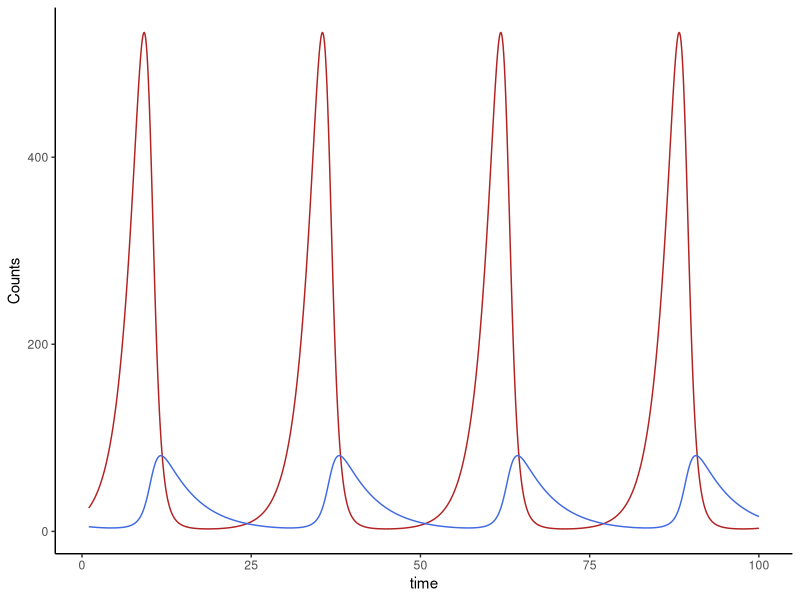
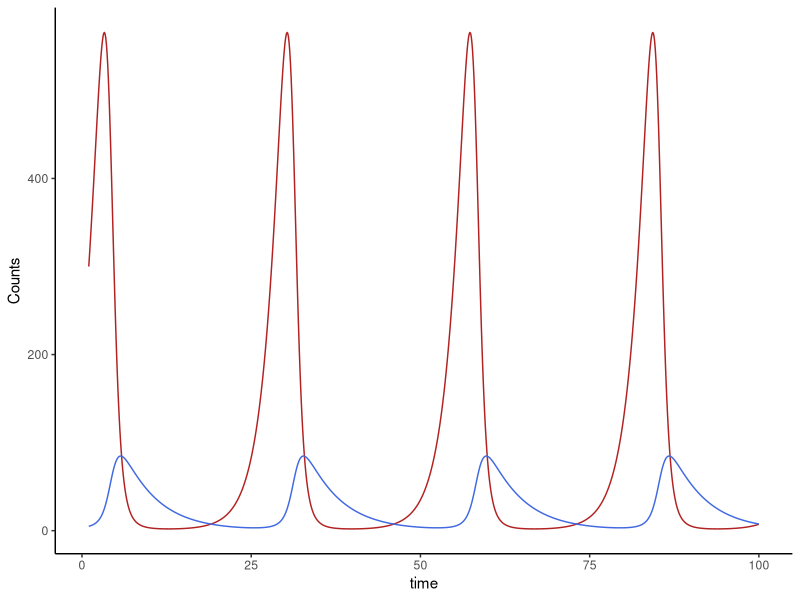
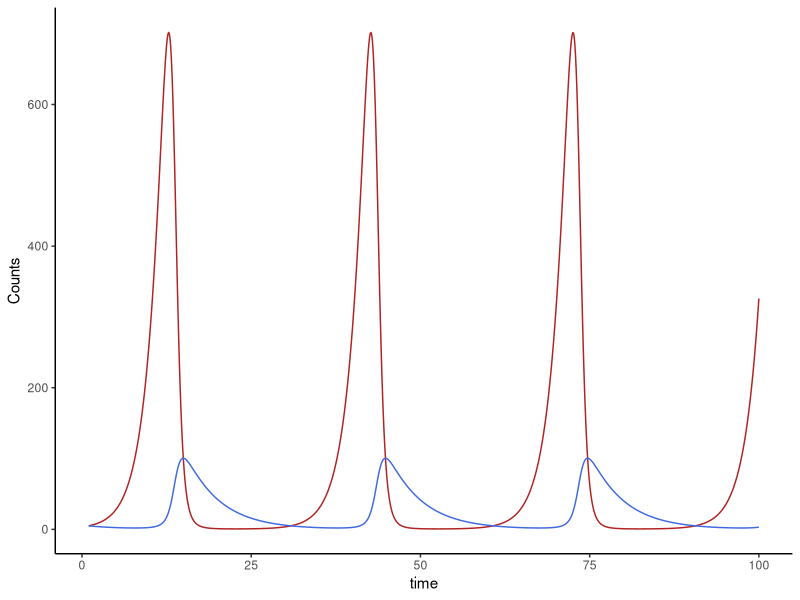
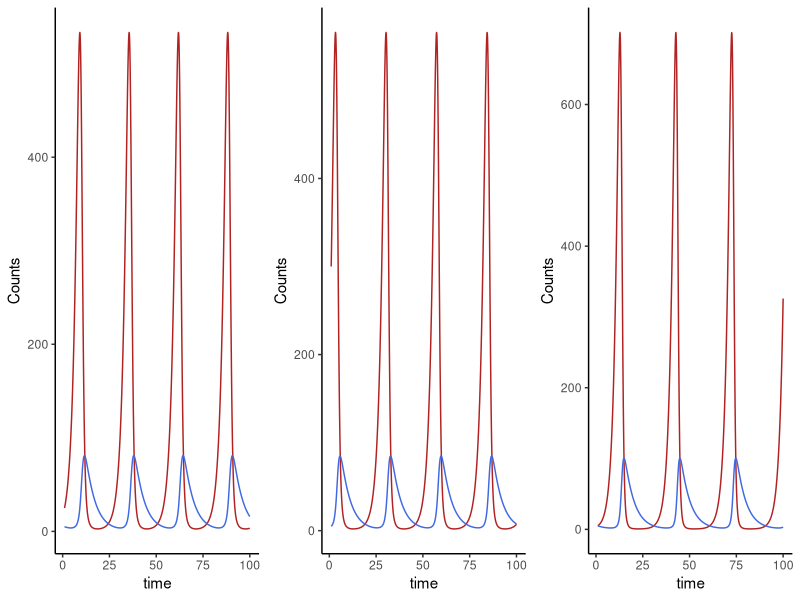

Source code (R) for these figures, in order:
## ---- chunk 1

# Load the deSolve package required for solving differential equations in R and ggplot2 package for graphing
library(deSolve)
library(ggplot2)


# Create a custom function for simulating Lotka-Volterra Competition Model
predPreySim<-function(t,y,p){
  herbivore=y[1]
  carnivore=y[2]
  h_birthrate=p[1]
  c_attackrate=p[2]
  h_c_efficiency=p[3]
  c_death=p[4]
  dHerb_dt=(h_birthrate*herbivore)-(c_attackrate*carnivore*herbivore)
  dCarn_dt=(h_c_efficiency*c_attackrate*carnivore*herbivore)-(c_death*carnivore)
  return(list(c(dHerb_dt,dCarn_dt)))
}


# Set parameters, initial state variables, and simulation timepoints
y = c(25,5)
p = c(0.5,0.02,0.1,0.2)
times=seq(from=1,to=100,by=0.1)


# Simulate the model using ode
modelSim=ode(y=y,times=times,func=predPreySim,parms=p)
colnames(modelSim)[2] <- "herbivore"
colnames(modelSim)[3] <- "predator"

# Convert to datafrome for plotting purposes
modelSim2 <- as.data.frame(modelSim)


# plot simulation
a=ggplot(data=modelSim2) + geom_line(aes(x=time,y=herbivore),color="firebrick") + geom_line(aes(x=time,y=predator),color="royalblue")+theme_classic()+ylab("Counts") + scale_color_manual(labels=c("Herbivore", "Predator"),values = c("firebrick","royalblue"))
a

## ---- chunk 2

# determine max number of herbivores in the simulation
max(modelSim[,2])

## ---- chunk 3

# determine min number of herbivores in the simulation
min(modelSim[,2])

## ---- chunk 4

# determine max number of predators in the simulation
max(modelSim[,3])

## ---- chunk 5

# determine min number of predators in the simulation
min(modelSim[,3])

## ---- chunk 6

# simulate dynamics by resetting parameters and intitial conditions
y = c(300,5)
p = c(0.5,0.02,0.1,0.2)
times=seq(from=1,to=100,by=0.1)


# Simulate the model using ode
modelSim=ode(y=y,times=times,func=predPreySim,parms=p)
colnames(modelSim)[2] <- "herbivore"
colnames(modelSim)[3] <- "predator"

# save model as a data frame for plotting purposes
modelSim2 <- as.data.frame(modelSim)

# plot simulation
b=ggplot(data=modelSim2) + geom_line(aes(x=time,y=herbivore),color="firebrick")+geom_line(aes(x=time,y=predator),color="royalblue")+theme_classic()+ylab("Counts")
b
## ---- chunk 7

# determine max number of herbivores in the simulation
max(modelSim[,2])

## ---- chunk 8

# determine max number of predators in the simulation
max(modelSim[,3])

## ---- chunk 9

# run more simulations chagning the parameters one at a time to learn how the parameters affect the dynamics of the population
y = c(5,5)
p = c(0.5,0.02,0.1,0.2)
times=seq(from=1,to=100,by=0.1)

# run the simulation and plot
modelSim=ode(y=y,times=times,func=predPreySim,parms=p)
colnames(modelSim)[2] <- "herbivore"
colnames(modelSim)[3] <- "predator"
modelSim2 <- as.data.frame(modelSim)
c=ggplot(data=modelSim2) + geom_line(aes(x=time,y=herbivore),color="firebrick")+geom_line(aes(x=time,y=predator),color="royalblue")+theme_classic()+ylab("Counts")
c
## ---- chunk 10

# determine max number of herbivores in the simulation
max(modelSim[,2])

## ---- chunk 11

# determine max number of predators in the simulation
max(modelSim[,3])

## ---- chunk 12

# plot the graphs side-by-side to look at the how changing intitial population number parameters changes the simulation
library(grid)
library(gridExtra)
grid.arrange(a,b,c, ncol=3)
